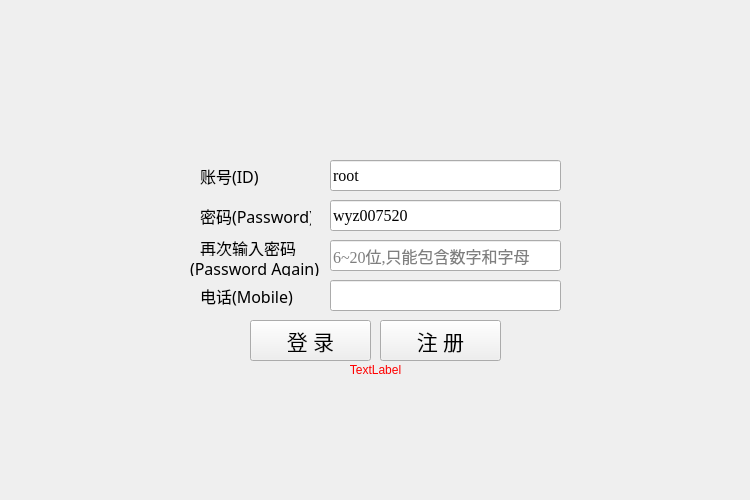
<?xml version="1.0" encoding="UTF-8"?>
<ui version="4.0">
 <class>LoginWidget</class>
 <widget class="QWidget" name="LoginWidget">
  <property name="geometry">
   <rect>
    <x>0</x>
    <y>0</y>
    <width>750</width>
    <height>500</height>
   </rect>
  </property>
  <property name="minimumSize">
   <size>
    <width>750</width>
    <height>500</height>
   </size>
  </property>
  <property name="maximumSize">
   <size>
    <width>750</width>
    <height>500</height>
   </size>
  </property>
  <property name="windowTitle">
   <string>登录</string>
  </property>
  <property name="windowIcon">
   <iconset resource="res_Login.qrc">
    <normaloff>:/icons/icons/food/67.png</normaloff>:/icons/icons/food/67.png</iconset>
  </property>
  <widget class="QPushButton" name="Button_left">
   <property name="geometry">
    <rect>
     <x>250</x>
     <y>320</y>
     <width>121</width>
     <height>41</height>
    </rect>
   </property>
   <property name="font">
    <font>
     <family>黑体</family>
     <pointsize>16</pointsize>
    </font>
   </property>
   <property name="autoFillBackground">
    <bool>false</bool>
   </property>
   <property name="text">
    <string>登 录</string>
   </property>
  </widget>
  <widget class="QPushButton" name="Button_right">
   <property name="geometry">
    <rect>
     <x>380</x>
     <y>320</y>
     <width>121</width>
     <height>41</height>
    </rect>
   </property>
   <property name="font">
    <font>
     <family>黑体</family>
     <pointsize>16</pointsize>
    </font>
   </property>
   <property name="autoFillBackground">
    <bool>false</bool>
   </property>
   <property name="text">
    <string>注 册</string>
   </property>
  </widget>
  <widget class="QLineEdit" name="ID_Edit">
   <property name="geometry">
    <rect>
     <x>330</x>
     <y>160</y>
     <width>231</width>
     <height>31</height>
    </rect>
   </property>
   <property name="font">
    <font>
     <family>Times New Roman</family>
     <pointsize>12</pointsize>
    </font>
   </property>
   <property name="text">
    <string>root</string>
   </property>
   <property name="maxLength">
    <number>20</number>
   </property>
   <property name="placeholderText">
    <string>6~15位,只能包含数字和字母</string>
   </property>
  </widget>
  <widget class="QLineEdit" name="Password_Edit">
   <property name="geometry">
    <rect>
     <x>330</x>
     <y>200</y>
     <width>231</width>
     <height>31</height>
    </rect>
   </property>
   <property name="font">
    <font>
     <family>Times New Roman</family>
     <pointsize>12</pointsize>
    </font>
   </property>
   <property name="text">
    <string>wyz007520</string>
   </property>
   <property name="maxLength">
    <number>20</number>
   </property>
   <property name="cursorPosition">
    <number>9</number>
   </property>
   <property name="dragEnabled">
    <bool>false</bool>
   </property>
   <property name="placeholderText">
    <string>6~20位,只能包含数字和字母</string>
   </property>
  </widget>
  <widget class="QLineEdit" name="PAagin_Edit">
   <property name="geometry">
    <rect>
     <x>330</x>
     <y>240</y>
     <width>231</width>
     <height>31</height>
    </rect>
   </property>
   <property name="font">
    <font>
     <family>Times New Roman</family>
     <pointsize>12</pointsize>
    </font>
   </property>
   <property name="text">
    <string/>
   </property>
   <property name="maxLength">
    <number>20</number>
   </property>
   <property name="placeholderText">
    <string>6~20位,只能包含数字和字母</string>
   </property>
  </widget>
  <widget class="QLineEdit" name="Mobile_Edit">
   <property name="geometry">
    <rect>
     <x>330</x>
     <y>280</y>
     <width>231</width>
     <height>31</height>
    </rect>
   </property>
   <property name="font">
    <font>
     <family>Times New Roman</family>
     <pointsize>12</pointsize>
    </font>
   </property>
   <property name="text">
    <string/>
   </property>
   <property name="maxLength">
    <number>12</number>
   </property>
  </widget>
  <widget class="QLabel" name="ID_label">
   <property name="geometry">
    <rect>
     <x>200</x>
     <y>160</y>
     <width>101</width>
     <height>31</height>
    </rect>
   </property>
   <property name="font">
    <font>
     <family>黑体</family>
     <pointsize>12</pointsize>
    </font>
   </property>
   <property name="text">
    <string>账号(ID)</string>
   </property>
  </widget>
  <widget class="QLabel" name="Password_label">
   <property name="geometry">
    <rect>
     <x>200</x>
     <y>200</y>
     <width>111</width>
     <height>31</height>
    </rect>
   </property>
   <property name="font">
    <font>
     <family>黑体</family>
     <pointsize>12</pointsize>
    </font>
   </property>
   <property name="text">
    <string>密码(Password)</string>
   </property>
  </widget>
  <widget class="QLabel" name="Mobile_label">
   <property name="geometry">
    <rect>
     <x>200</x>
     <y>280</y>
     <width>111</width>
     <height>31</height>
    </rect>
   </property>
   <property name="font">
    <font>
     <family>黑体</family>
     <pointsize>12</pointsize>
    </font>
   </property>
   <property name="text">
    <string>电话(Mobile)</string>
   </property>
  </widget>
  <widget class="QLabel" name="PAagin_label_CN">
   <property name="geometry">
    <rect>
     <x>200</x>
     <y>240</y>
     <width>101</width>
     <height>16</height>
    </rect>
   </property>
   <property name="font">
    <font>
     <family>黑体</family>
     <pointsize>12</pointsize>
    </font>
   </property>
   <property name="text">
    <string>再次输入密码</string>
   </property>
  </widget>
  <widget class="QLabel" name="PAagin_label_EN">
   <property name="geometry">
    <rect>
     <x>190</x>
     <y>260</y>
     <width>131</width>
     <height>16</height>
    </rect>
   </property>
   <property name="font">
    <font>
     <family>黑体</family>
     <pointsize>12</pointsize>
    </font>
   </property>
   <property name="text">
    <string>(Password Again)</string>
   </property>
  </widget>
  <widget class="QLabel" name="Notice_label">
   <property name="geometry">
    <rect>
     <x>270</x>
     <y>360</y>
     <width>211</width>
     <height>20</height>
    </rect>
   </property>
   <property name="text">
    <string>&lt;html&gt;&lt;head/&gt;&lt;body&gt;&lt;p align=&quot;center&quot;&gt;&lt;span style=&quot; color:#ff0000;&quot;&gt;TextLabel&lt;/span&gt;&lt;/p&gt;&lt;/body&gt;&lt;/html&gt;</string>
   </property>
   <property name="alignment">
    <set>Qt::AlignCenter</set>
   </property>
  </widget>
 </widget>
 <layoutdefault spacing="6" margin="11"/>
 <resources>
  <include location="res_Login.qrc"/>
 </resources>
 <connections/>
</ui>
